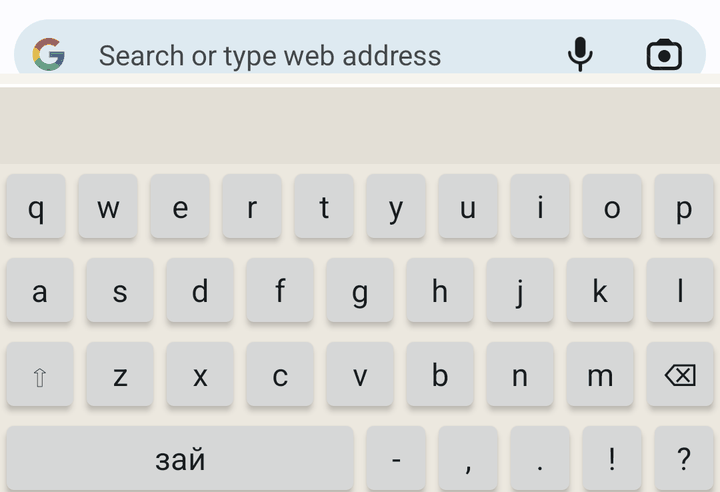
#> input picture results/keyboard/emulator_typing.gif, 720 x 492 px
$ python -i record_emulator_gif.py   (imports and definitions only)
#> lines starting #> are read from the running program, lines starting #| are printed output that depends on the picture
#> further down, picture is the input picture: PIL image 720x492 P; mean R, G, B 219.6, 219.6, 216.9
"""Type on the emulator IME via adb taps, grab a screenshot after every key, build an animated GIF."""
import subprocess, sys, time, io
from PIL import Image

ADB = r"C:\Users\zyota\tools\android-sdk\platform-tools\adb.exe"
OUT = sys.argv[1] if len(sys.argv) > 1 else "results/keyboard/emulator_typing.gif"
TEXT = sys.argv[2] if len(sys.argv) > 2 else "margaash uulzy "

KEYS = {}
# [6 lines not run here, left out]
KEYS[" "] = (270, 2212)  # bottom row: space (5 units) + - , . ! ? (1 unit each) over 1080 px
KEYS["-"] = (594, 2212); KEYS[","] = (702, 2212); KEYS["."] = (810, 2212); KEYS["!"] = (918, 2212); KEYS["?"] = (1026, 2212)
SHIFT = (60, 2086)


def adb(*args):
    return subprocess.run([ADB, "-e", *args], capture_output=True, timeout=30)


def tap(x, y):
    adb("shell", "input", "tap", str(x), str(y))


def shot():
    adb("shell", "screencap", "-p", "/sdcard/f.png")
    raw = subprocess.run([ADB, "-e", "exec-out", "cat", "/sdcard/f.png"], capture_output=True, timeout=30).stdout
    return Image.open(io.BytesIO(raw)).convert("RGB")


def crop(im):
    # omnibox row + keyboard area, like results/keyboard/emulator_ime_crop.png
    top = im.crop((0, 120, 1080, 230))
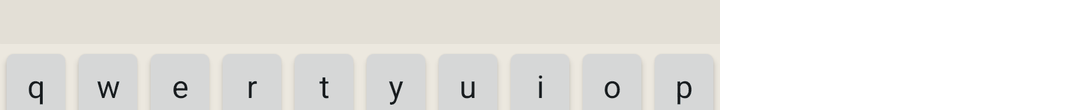
#> top: PIL image 1080x110 P; mean R, G, B 231.9, 230.6, 227.1
    kb = im.crop((0, 1650, 1080, 2262))
#> kb: PIL image 1080x612 P; every value is 255
    out = Image.new("RGB", (1080, top.height + kb.height + 16), (246, 244, 238))
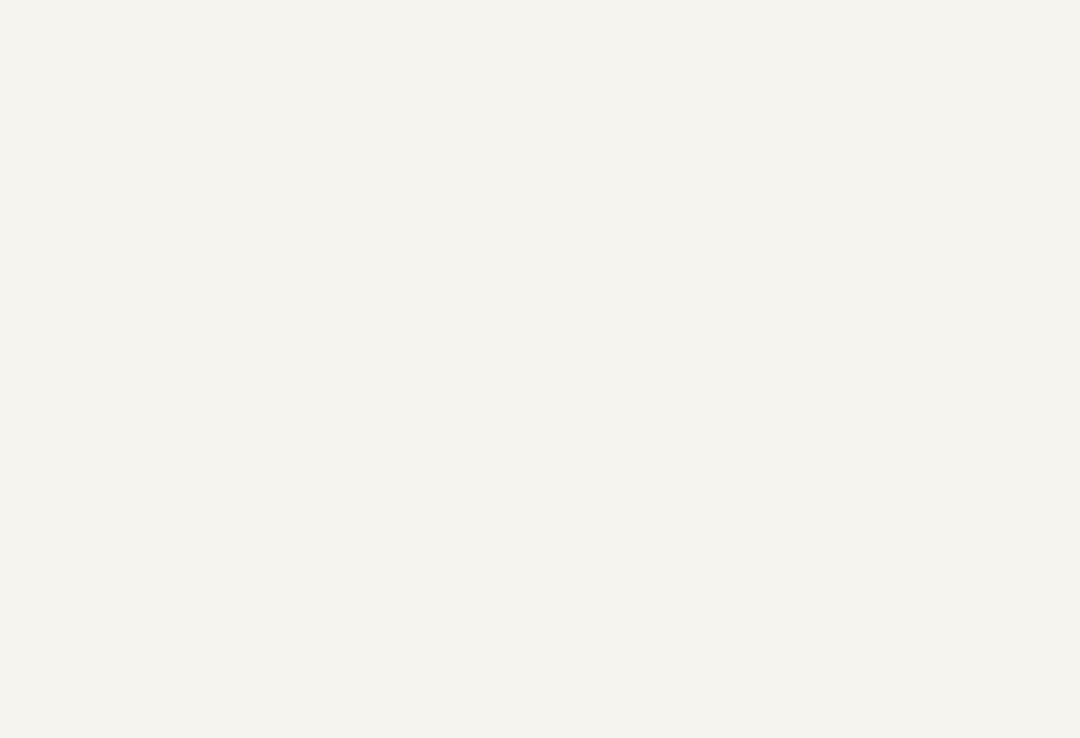
#> out: PIL image 1080x738 RGB; mean R, G, B 246, 244, 238
    out.paste(top, (0, 0)); out.paste(kb, (0, top.height + 16))
#> after `out.paste(top, (0, 0))`:
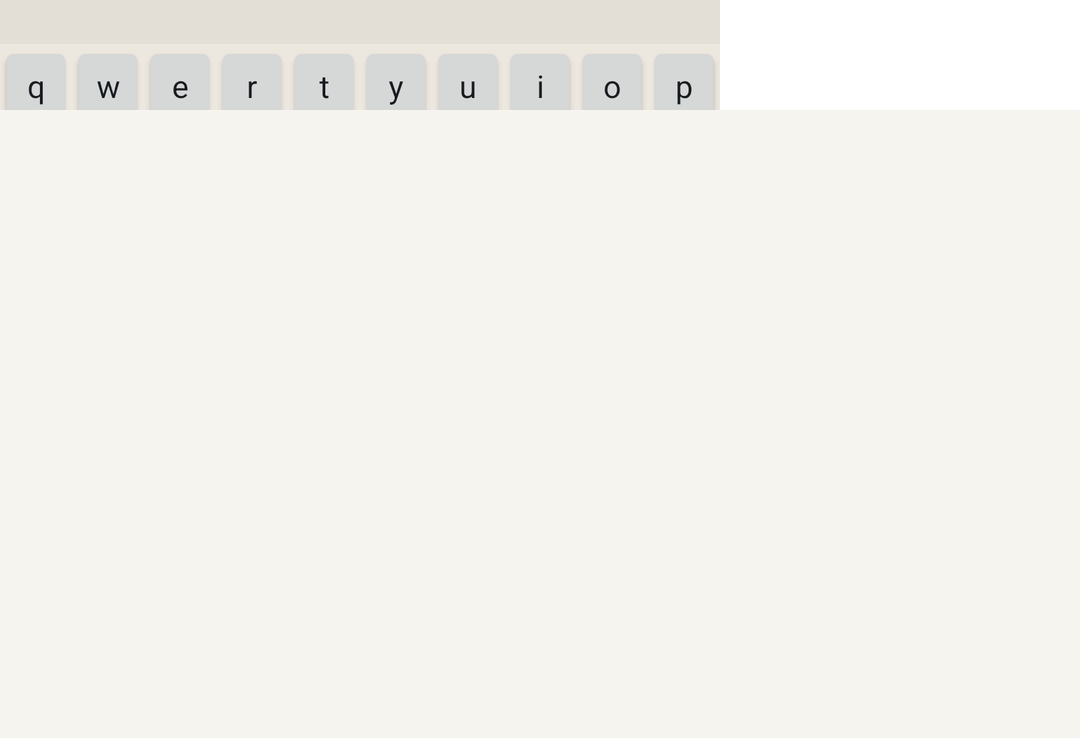
#> out: PIL image 1080x738 RGB; mean R, G, B 243.9, 242, 236.4
    return out.resize((720, int(out.height * 720 / 1080)), Image.LANCZOS)


frames, durations = [], []
# close anything on top (Lens etc.), focus the omnibox and clear it with hardware DEL keys
# [16 lines not run here, left out]
# [1 line that did not run here, left out]
# [1 line not run here, left out]
import os
# [1 line not run here, left out]

>>> from PIL import Image
>>> picture = Image.open('../results/keyboard/emulator_typing.gif')
>>> result = crop(picture)

$ run again, on results/keyboard/emulator_ime_crop.png
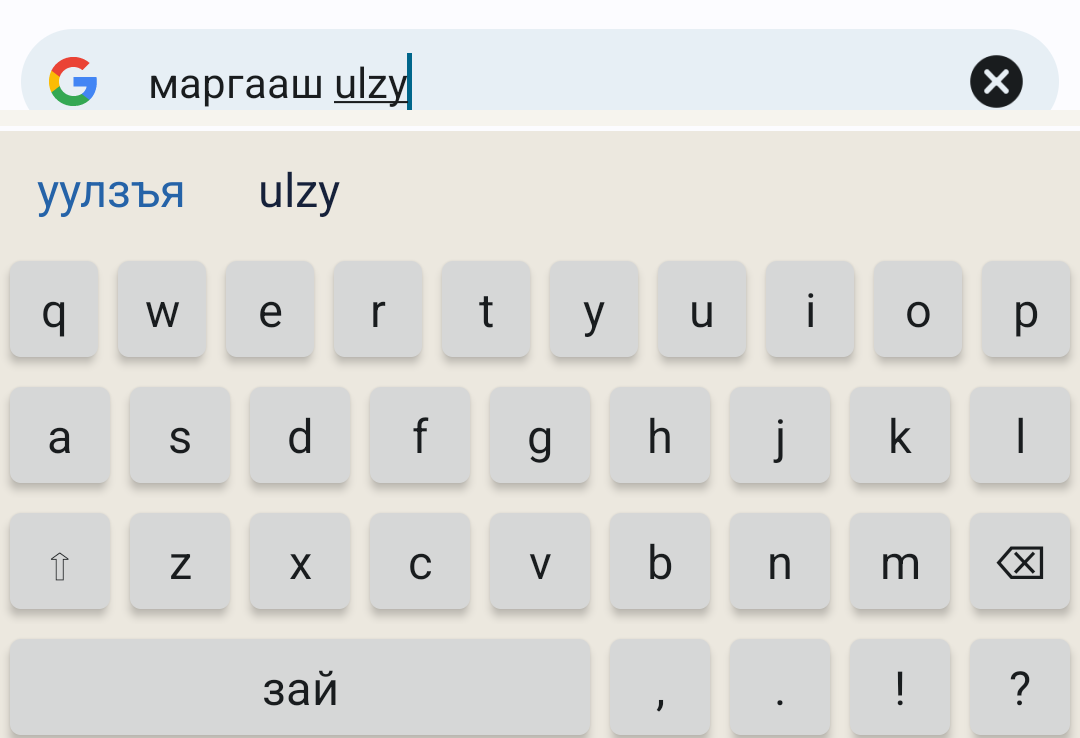
#> input picture results/keyboard/emulator_ime_crop.png, 1080 x 738 px
#> picture is the input picture: PIL image 1080x738 RGB; mean R, G, B 221.4, 221.3, 218.7
#> in crop, `top = im.crop((0, 120, 1080, 230))`:
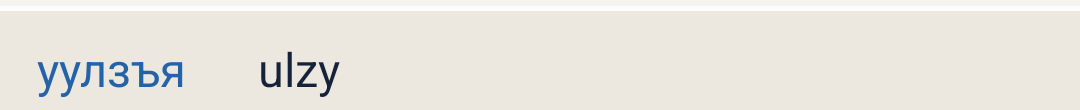
#> top: PIL image 1080x110 RGB; mean R, G, B 233.3, 230.5, 223.4
#> kb: PIL image 1080x612 RGB; every value is 0
#> in crop, `out.paste(kb, (0, top.height + 16))`:
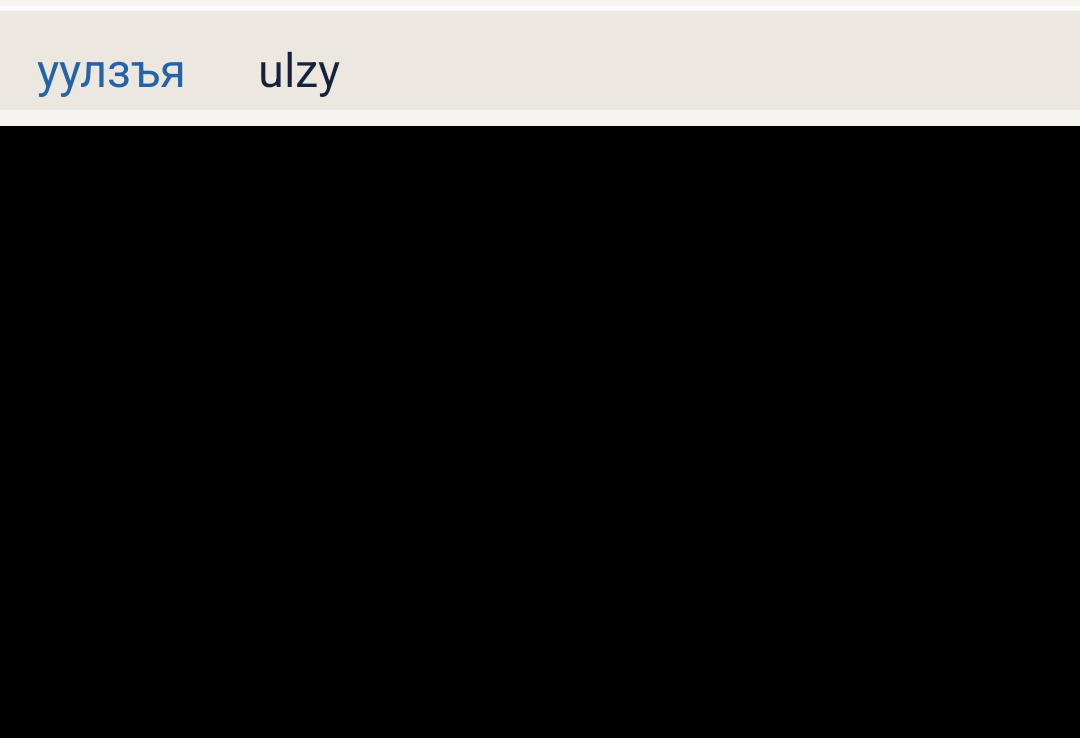
#> out: PIL image 1080x738 RGB; mean R, G, B 40.1, 39.6, 38.5
